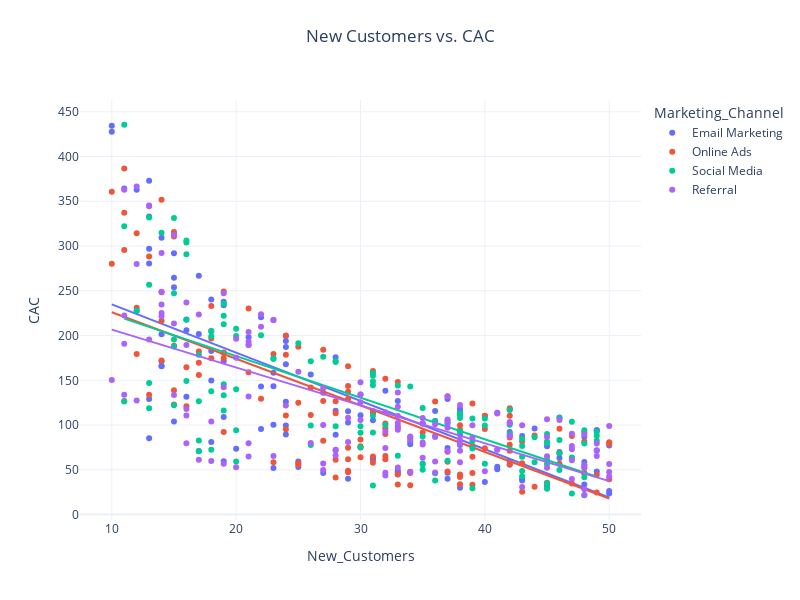

Notebook code cell kept with this figure:
### Code cell
fig2 = px.scatter(data, x='New_Customers', 
                  y='CAC', color='Marketing_Channel', 
                  title='New Customers vs. CAC', 
                  trendline='ols')

fig2.update_layout(
    title={'text': 'New Customers vs. CAC', 'x': 0.5, 'y': 0.95},  # Title position adjusted
    width=800,  # Adjust figure width
    height=600  # Adjust figure height
)

fig2.show()
